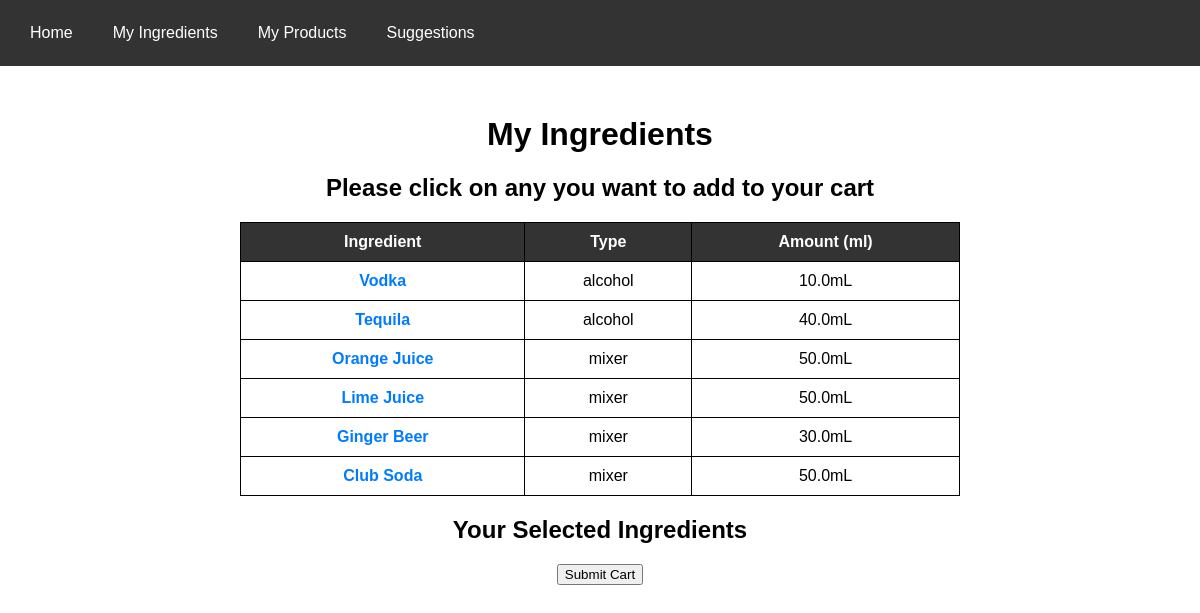
The page /ingredients/ on the database as committed earlier.
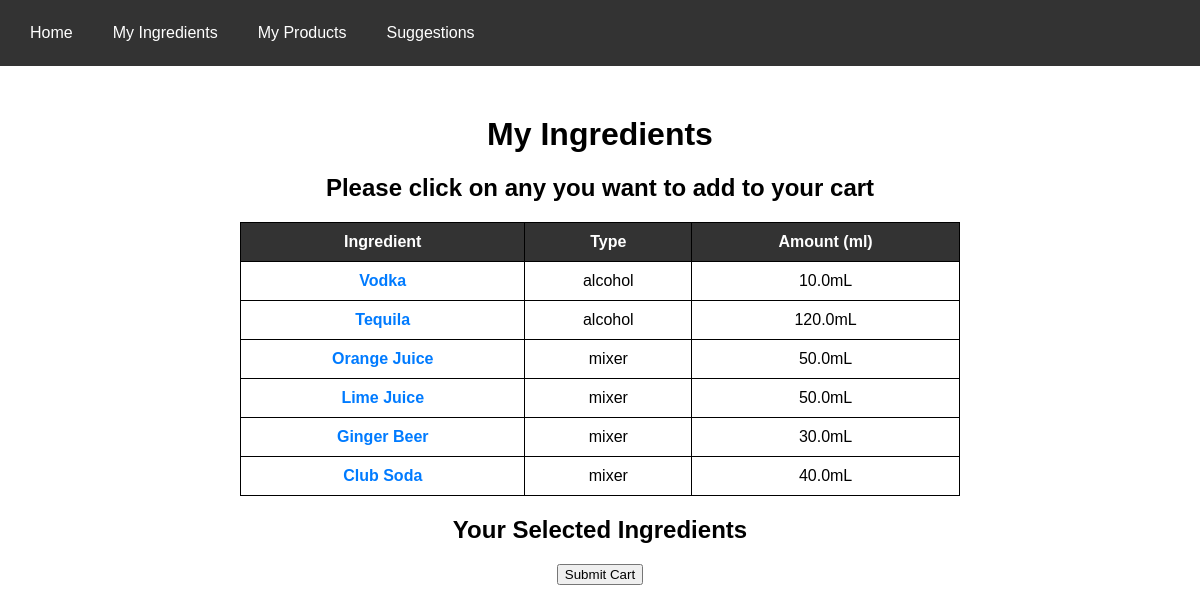
The same page on the database as committed later.
### BarBelt/models.py (models this page shows)
class Ingredient(models.Model):
    name = models.CharField(max_length = 100)
    type = models.CharField(max_length = 100)
    amount = models.FloatField(default = 100)

### BarBelt/views.py (the view)
# urls.py: path('ingredients/', views.ingredients, name='ingredients'),
def ingredients(request):
    ingredients = Ingredient.objects.all()
    context = {'ingredients':ingredients}
    return render(request,'ingrediants.html',context)

### BarBelt/templates/ingrediants.html (shortened to what this page needs)
<!DOCTYPE html>
<html lang="en">
<head>
</head>
<body>
    <div class="navbar">
        <a href="#">Home</a>
        <a href="{% url 'ingredients' %}">My Ingredients</a>
        <a href="{% url 'products' %}">My Products</a>
        <a href="{% url 'suggestions' %}">Suggestions</a>
    </div>
    <div class="container">
        <h1>My Ingredients</h1>
        <h2>Please click on any you want to add to your cart</h2>
        <table>
            <tr>
                <th>Ingredient</th>
                <th>Type</th>
                <th>Amount (ml)</th>
            </tr>
            {% for ingredient in ingredients %}
            <tr>
                <td><a href="#" class="ingredient-clickable" data-name="{{ ingredient.name }}" data-type="{{ ingredient.type }}" data-amount="{{ ingredient.amount }}" data-index="{{ forloop.counter0 }}">{{ ingredient.name }}</a></td>
                <td>{{ ingredient.type }}</td>
                <td>{{ingredient.amount}}mL</td>
            </tr>
            {% empty %}
                <li>No ingredients added yet</li>
            {% endfor %}
        </table>
        <h2>Your Selected Ingredients</h2>
            <form method="post" action = "{% url 'submit_cart' %}">
                <input type="submit" value="Submit Cart">
            </form>
    </div>
</body>
</html>

Rows that differ between the two databases and show on the page:
changed Ingredient "Tequila": amount "40.0" → "120.0"
changed Ingredient "Club Soda": amount "50.0" → "40.0"
